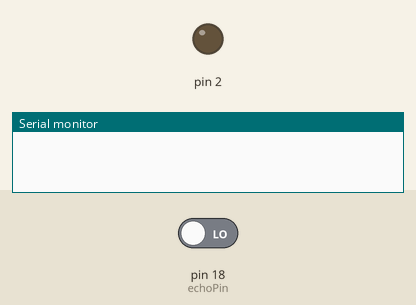
Recording of a sketch running on a simulated Arduino Uno, built with avr-gcc and run on an emulated ATmega328P. Parts: output pins drawn as LEDs (lit = HIGH), the last lines printed to the serial monitor. Inputs (shaded band) come from the test bench; at power-on: pin 18 (echoPin) LOW. Pins used as bus, display or sensor lines are not drawn.

Above: at 0.5 s.
At 3.5 s:
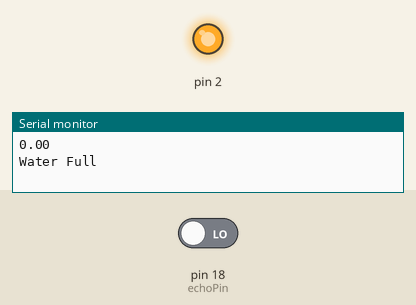
Timing chart, 0 to 7.8 s (numbered marks = the images above):
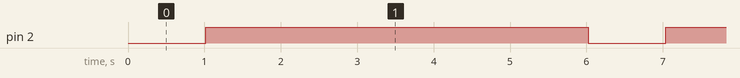

The sketch:

Water_Tank_Monitoring_Ultrasonic_Sensor.ino
```cpp
int trigPin = 5;
int echoPin = 18;
  long duration;
  float distance;
void setup() {
  // put your setup code here, to run once:
  Serial.begin(9600);
  pinMode(2,OUTPUT);
  pinMode(trigPin,OUTPUT);
  pinMode(echoPin,INPUT);
}

void loop() {
  // put your main code here, to run repeatedly:
  digitalWrite(2,LOW);
  digitalWrite(trigPin,LOW);
  delay(10);
  digitalWrite(trigPin,HIGH);
  delay(10);
  digitalWrite(trigPin,LOW);
  duration = pulseIn(echoPin,HIGH);
  distance = duration*0.034/2;
  Serial.print(distance);
  Serial.print("\n");
  if(distance<8){
    Serial.print("Water Full");
    digitalWrite(2,HIGH);
    delay(4000);

  }
  delay(1000);

}
```

Measured:
- by itself, pin 2: alternates HIGH for 5.0 s and LOW for 1.0 s
